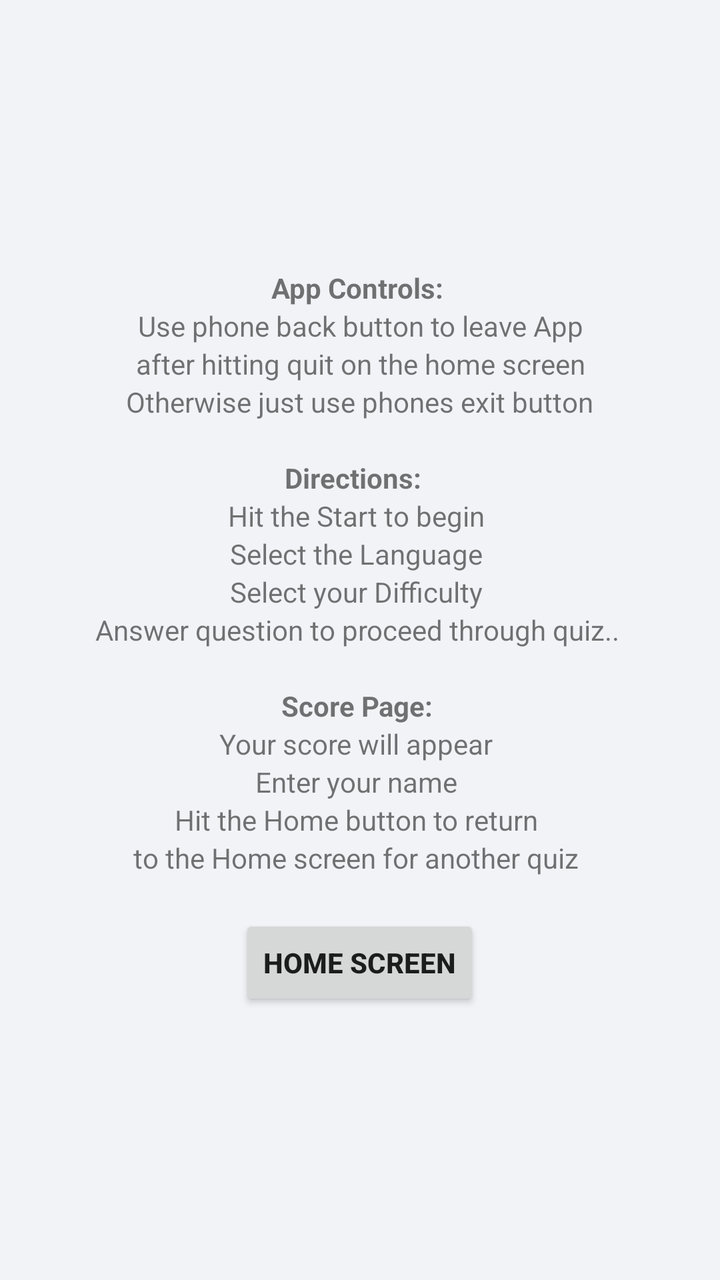
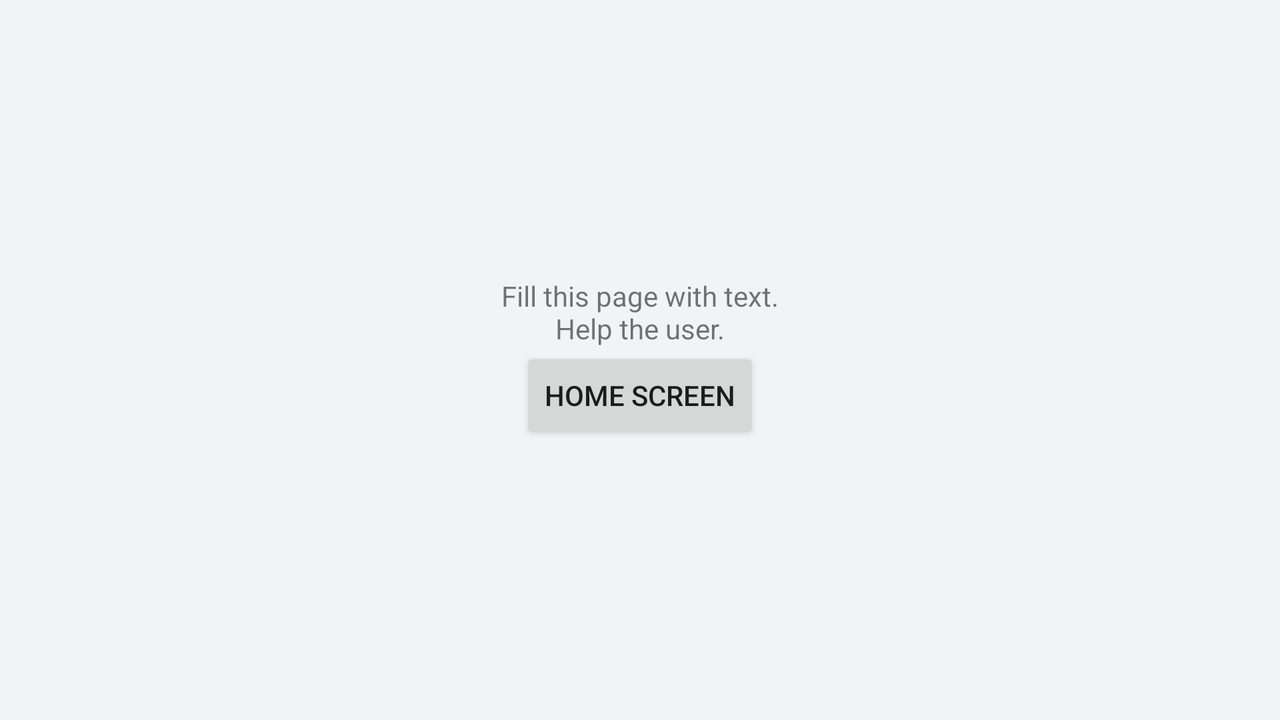

Compare how this app lays out the same screen by default and in its alternative resource folder. The renders come first, then the two layout files and the values they reference.
<!-- AndroidManifest.xml: application theme AppTheme -->
<!-- res/layout/help_activity.xml -->
<?xml version="1.0" encoding="utf-8"?>
<LinearLayout xmlns:android="http://schemas.android.com/apk/res/android"
    android:orientation="vertical"
    android:layout_width="match_parent"
    android:layout_height="match_parent"
    android:gravity="center">

    <TextView
        android:layout_width="wrap_content"
        android:layout_height="wrap_content"
        android:textStyle="bold"
        android:text="App Controls: "
        android:gravity="center"/>

    <TextView
        android:layout_width="wrap_content"
        android:layout_height="wrap_content"
        android:text="Use phone back button to leave App"
        android:gravity="center"/>

    <TextView
        android:layout_width="wrap_content"
        android:layout_height="wrap_content"
        android:text="after hitting quit on the home screen"
        android:gravity="center"/>

    <TextView
        android:layout_width="wrap_content"
        android:layout_height="wrap_content"
        android:text="Otherwise just use phones exit button"
        android:gravity="center"/>

    <TextView
        android:layout_width="wrap_content"
        android:layout_height="wrap_content"
        android:text=" "
        android:gravity="center"/>

    <TextView
        android:layout_width="wrap_content"
        android:layout_height="wrap_content"
        android:textStyle="bold"
        android:text="Directions:  "
        android:gravity="center"/>

    <TextView
        android:layout_width="wrap_content"
        android:layout_height="wrap_content"
        android:text="Hit the Start to begin "
        android:gravity="center"/>

    <TextView
        android:layout_width="wrap_content"
        android:layout_height="wrap_content"
        android:text="Select the Language "
        android:gravity="center"/>

    <TextView
        android:layout_width="wrap_content"
        android:layout_height="wrap_content"
        android:text="Select your Difficulty "
        android:gravity="center"/>

    <TextView
        android:layout_width="wrap_content"
        android:layout_height="wrap_content"
        android:text="Answer question to proceed through quiz.. "
        android:gravity="center"/>


    <TextView
        android:layout_width="wrap_content"
        android:layout_height="wrap_content"
        android:text=" "
        android:gravity="center"/>

    <TextView
        android:layout_width="wrap_content"
        android:layout_height="wrap_content"
        android:textStyle="bold"
        android:text="Score Page: "
        android:gravity="center"/>
    <TextView
        android:layout_width="wrap_content"
        android:layout_height="wrap_content"
        android:text="Your score will appear "
        android:gravity="center"/>
    <TextView
        android:layout_width="wrap_content"
        android:layout_height="wrap_content"
        android:text="Enter your name "
        android:gravity="center"/>
    <TextView
        android:layout_width="wrap_content"
        android:layout_height="wrap_content"
        android:text=" Hit the Home button to return  "
        android:gravity="center"/>
    <TextView
        android:layout_width="wrap_content"
        android:layout_height="wrap_content"
        android:text="to the Home screen for another quiz "
        android:gravity="center"/>

    <TextView
        android:layout_width="wrap_content"
        android:layout_height="wrap_content"
        android:text=" "
        android:gravity="center"/>

    <Button
        android:layout_width="wrap_content"
        android:layout_height="wrap_content"
        android:textStyle="bold"
        android:text="@string/return_home"
        android:id="@+id/help_home_return"/>

</LinearLayout>
<!-- resources referenced by this layout -->
<resources>
  <string name="return_home">Home Screen</string>
  <style name="AppTheme" parent="Theme.AppCompat.Light.DarkActionBar">
          
          <item name="colorPrimary">@color/colorPrimary</item>
          <item name="colorPrimaryDark">@color/colorPrimaryDark</item>
          <item name="colorAccent">@color/colorAccent</item>
          <item name="android:windowBackground">@color/colorBackground</item>
      </style>
  <color name="colorPrimary">#3C99DC</color>
  <color name="colorPrimaryDark">#303F9F</color>
  <color name="colorAccent">#FF4081</color>
  <color name="colorBackground">#F1F3F6</color>
</resources>
<!-- res/layout-land/help_activity.xml (the repository's variant of the layout above) -->
<!-- drawn on the phone turned sideways -->
<?xml version="1.0" encoding="utf-8"?>
<LinearLayout xmlns:android="http://schemas.android.com/apk/res/android"
    android:orientation="vertical"
    android:layout_width="match_parent"
    android:layout_height="match_parent"
    android:gravity="center">

    <TextView
        android:layout_width="wrap_content"
        android:layout_height="wrap_content"
        android:text="Fill this page with text.\nHelp the user."
        android:gravity="center"/>

    <Button
        android:layout_width="wrap_content"
        android:layout_height="wrap_content"
        android:text="@string/return_home"
        android:id="@+id/help_home_return"/>

</LinearLayout>
